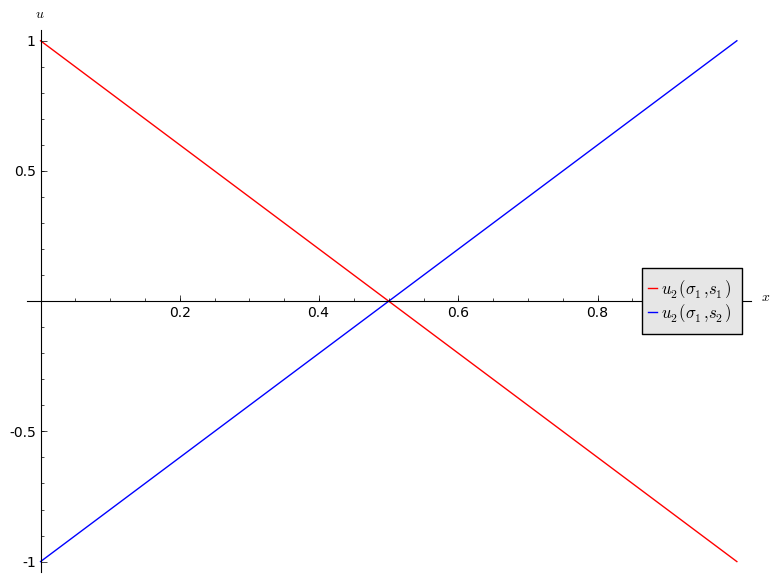

Write the Python code that produced this figure.
# This file was *autogenerated* from the file L06-plot02.sage.
from sage.all_cmdline import *   # import sage library
_sage_const_2 = Integer(2); _sage_const_1 = Integer(1); _sage_const_0 = Integer(0)#!/usr/bin/env

p = plot(_sage_const_1 -_sage_const_2 *x,x,_sage_const_0 ,_sage_const_1 ,legend_label="$u_2(\sigma_1,s_1)$", color='red')
p += plot(_sage_const_2 *x-_sage_const_1 ,x,_sage_const_0 ,_sage_const_1 ,legend_label="$u_2(\sigma_1,s_2)$", color='blue')
p.axes_labels(['$x$','$u$'])
p.save("L06-plot02.png")
